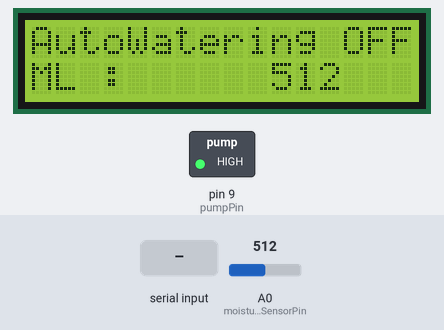
This sketch was run on a simulated Arduino Uno, built with avr-gcc and run on an emulated ATmega328P. Shown: 16×2 character LCD, switched loads named in the sketch (green lamp = pin HIGH). The test bench sets the inputs (shaded band); at power-on: A0 (moistureSensorPin) = 512. What the sketch prints to the serial monitor is not drawn.

Above: at 1.2 s.
1.3 s: A0 (moistureSensorPin) set to 481
At 3.2 s:
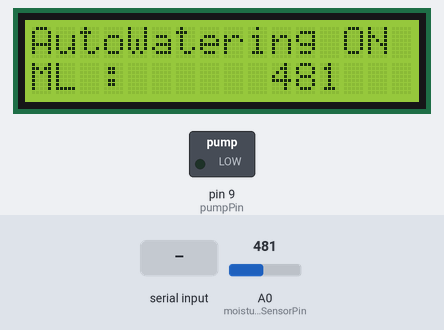
3.5 s: "W" received over Serial
At 5.4 s:
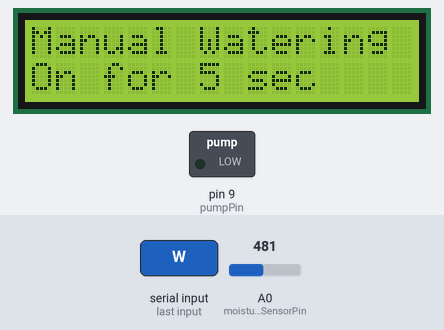
Timing chart, 0 to 6.9 s (numbered marks = the images above; inputs shaded):
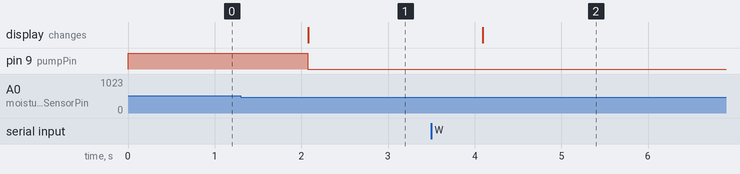

The sketch:

smart_irrigation.ino
```cpp
//		Instructions:
//	1) Start Simulation
//	2) Toggle Sensor Value to Change the Moisture Level
// 	3) In serial monitor, type W to start the watering manually,
//		type S to stop waterting manually.

#include <LiquidCrystal.h>

LiquidCrystal lcd(12, 11, 5, 4, 3, 2);

int moistureSensorPin = A0;   // Pin connected to the soil moisture sensor
int pumpPin = 9;              // Pin connected to the relay module

int Threshold = 500;       // Define a threshold value for sensor
int trig;

void setup() {
  pinMode(pumpPin, OUTPUT);
  digitalWrite(pumpPin, HIGH); // Turn off the pump initially
  Serial.begin(9600);

  lcd.begin(16, 2); // Initialize the LCD
  lcd.setCursor(0, 0);

}

void loop() {
  int moistureLevel = analogRead(moistureSensorPin);
    if (Serial.available()) {
    char command = Serial.read();

    switch (command) {
      case 'W':				// Start Watering
        digitalWrite(pumpPin, LOW);  // Turn on the pump
        Serial.println("Manual watering started");
      	lcd.clear();
        lcd.setCursor(0, 0);
        lcd.print("Manual Watering");
      	lcd.setCursor(0, 1);
        lcd.print("On for 5 sec");
      	delay(5000);
      	break;

      case 'S':				// Stop Watering
        digitalWrite(pumpPin, HIGH);   // Turn off the pump
        Serial.println("Manual watering stopped");
        lcd.clear();
        lcd.setCursor(0, 0);
        lcd.print("Manual Watering");
      	lcd.setCursor(0, 1);
        lcd.print("Off for 5 sec");
      	delay(5000);
		break;

      default:
        Serial.println("Unknown command");
        break;
    }
  } else {
    if (moistureLevel < Threshold) {
      digitalWrite(pumpPin, LOW);  // Turn on the pump
      Serial.println("Automatic watering activated");
      lcd.clear();
      lcd.setCursor(0, 0);
      lcd.print("AutoWatering ON");
      lcd.setCursor(0, 1);
      lcd.print("ML : ");
      lcd.setCursor(10,1);
      lcd.print(moistureLevel);

    } else if (moistureLevel > Threshold) {
      digitalWrite(pumpPin, HIGH);   // Turn off the pump
      Serial.println("Automatic watering stopped");
      lcd.clear();
      lcd.setCursor(0, 0);
      lcd.print("AutoWatering OFF");
      lcd.setCursor(0, 1);
      lcd.print("ML : ");
      lcd.setCursor(10,1);
      lcd.print(moistureLevel);
    }
  }
  delay(1000);  // Delay for stability
}
```

Measured:
- the behaviour switches between 500 and 499 on A0 (moistureSensorPin) (found by bisection; images 0 and 1)
- after the input at 1.3 s, pin 9 (pumpPin): HIGH → LOW after 0.78 s; the display: changes after 0.78 s (image 1)
- after the input at 3.5 s, the display: changes after 0.59 s (image 2)
